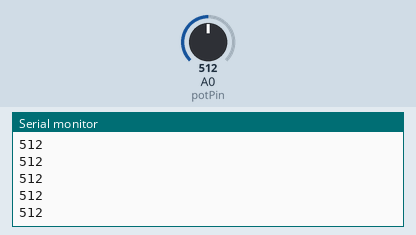
Bench run of a sketch on a simulated Arduino Uno, built with avr-gcc and run on an emulated ATmega328P. On the bench: the last lines printed to the serial monitor. Inputs (shaded band) come from the test bench; at power-on: A0 (potPin) = 512.

Above: at 1.2 s.
1.3 s: A0 (potPin) set to 716
At 1.31 s:
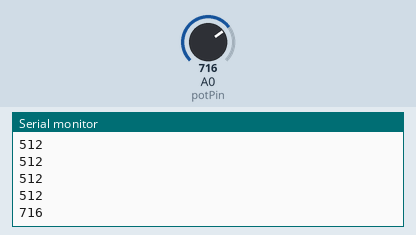
2.8 s: A0 (potPin) set to 900
At 2.81 s:
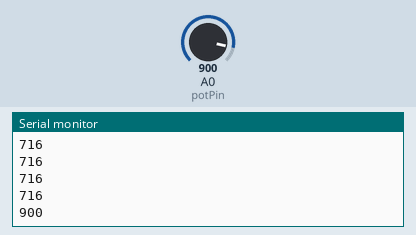
Timing chart, 0 to 5.8 s (numbered marks = the images above; inputs shaded):
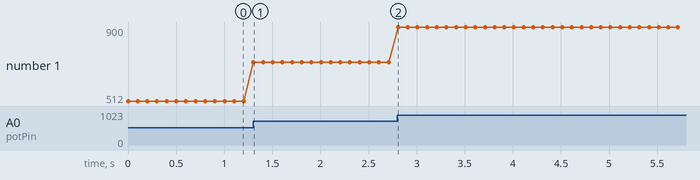

Measured:
- after the input at 1.3 s, the serial monitor: prints a new line at once (image 1)
- after the input at 2.8 s, the serial monitor: prints a new line at once (image 2)
- plotted number 1: 512 → 716 after the input at 1.3 s, 716 → 900 after the input at 2.8 s

The sketch:

No2.ino
```cpp
// Definisikan pin potensiometer
int potPin = A0;  // Menggunakan pin analog A0
int potValue = 0;  // Variabel untuk menyimpan nilai potensiometer

void setup() {
  // Inisialisasi Serial Monitor dengan baud rate 9600
  Serial.begin(9600);
}

void loop() {
  // Baca nilai analog dari potensiometer
  potValue = analogRead(potPin);

  // Tampilkan nilai di Serial Monitor
  Serial.println(potValue);

  // Tambahkan sedikit jeda
  delay(100);
}
```
